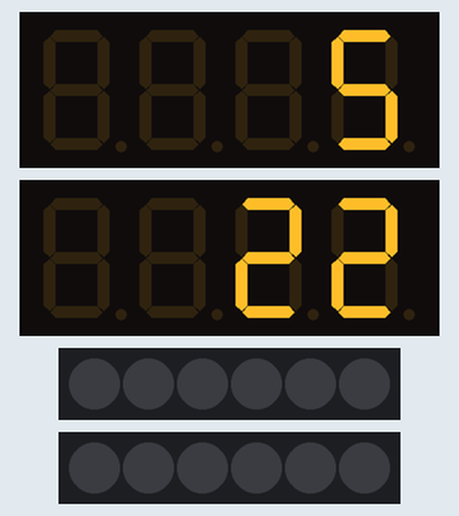
Recording of a sketch running on a simulated Arduino Uno, built with avr-gcc and run on an emulated ATmega328P. Shown: 2 × 4-digit seven-segment display, 2 × 6 RGB LEDs in strip order, left to right. Dim RGB values are drawn brighter than linear.

Above: at 0.09 s.
At 0.5 s:
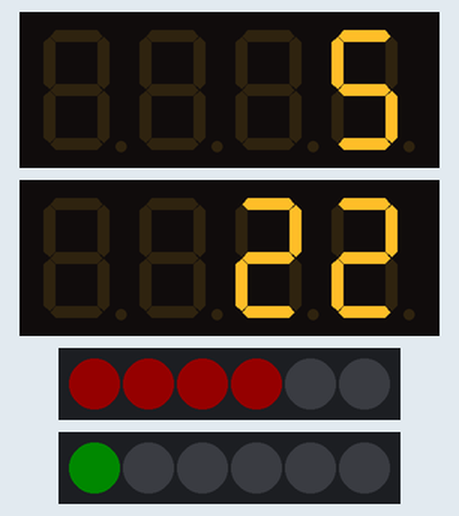

The sketch:

Aux1b.ino
```cpp
#include <TM1637Display.h>
#include <SPI.h>
#include <FastLED.h>

#define NUM_STRIPS 2
#define NUM_LEDS_PER_STRIP 6
CRGB leds[NUM_STRIPS][NUM_LEDS_PER_STRIP];

TM1637Display disp1(9,8);
TM1637Display disp2(9,7);
uint8_t nums[2] = {6,6};
volatile uint16_t vals[2] = {0,0};
volatile uint16_t future[2] = {200,50};

void setup() {
  FastLED.addLeds<NEOPIXEL, A1>(leds[0], NUM_LEDS_PER_STRIP);
  FastLED.addLeds<NEOPIXEL, A0>(leds[1], NUM_LEDS_PER_STRIP);
  FastLED.setBrightness(20);
  disp1.setBrightness(0x0f);
  disp2.setBrightness(0x0f);
  disp1.showNumberDec(5,false);
  disp2.showNumberDec(22,false);
}

void loop() {
  strip1();//current
  strip2();//voltage
  for(int i = 0; i < 2;i++){
    if(future[i] >vals[i])vals[i]+=1;
    if(future[i] <vals[i])vals[i]-=1;
  }
  FastLED.show();

}
```

StripFunctions.ino
```cpp
void strip1(){
  uint8_t x = 1;
  for(int i = 0; i < nums[x];i++){
    if(i < map(vals[x],0,255,0,nums[x])){
      if( i < 1) leds[x][i] = CRGB::Green;
      else if( i < 3) leds[x][i] = CRGB::Blue;
      else if( i < 5) leds[x][i] = CRGB::Purple;
      else leds[x][i] = CRGB::Red;

    }

    else leds[x][i] = CRGB::Black;


  }
}
void strip2(){
  uint8_t x = 0;
//  vals[x] = 200;
  for(int i = 0; i < nums[x];i++){
    if(i < map(vals[x],0,255,0,nums[x])){
      leds[x][i] = CRGB::Red;
    }

    else leds[x][i] = CRGB::Black;

    if(i>3){if(3 < map(vals[x],0,255,0,nums[x])){
      leds[x][3] = CRGB::Red;}
      else{
        leds[x][3]=CRGB::Black;
      }
    }
  }
}
```
